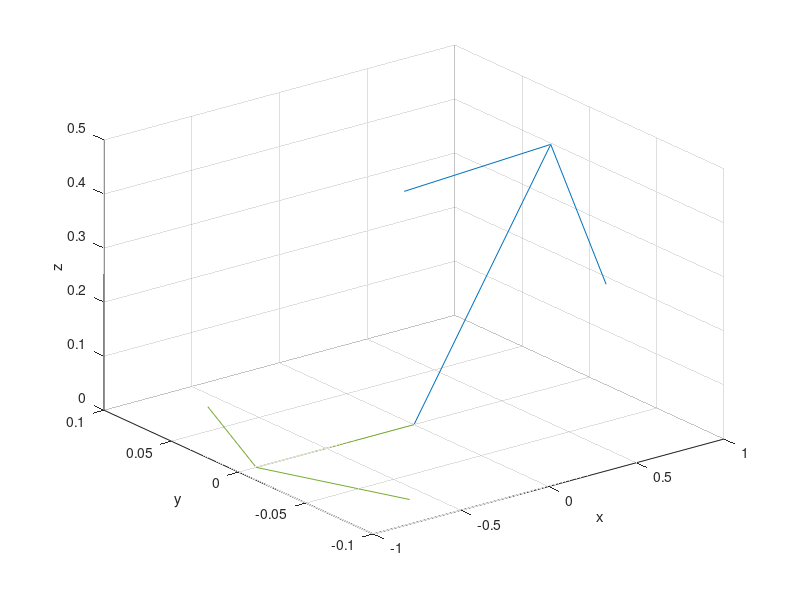

This figure's MATLAB source:
clear; close all; clc;

u = pi;
v = pi/2+pi/3;
x = [cos(u)*cos(v) sin(u)*cos(v) sin(v)];

figure;
quiver3(0,0,0,x(1),x(2),x(3))
hold on
quiver3(0,0,0,-1,0,0)
xlabel('x')

ylabel('y')
zlabel('z')